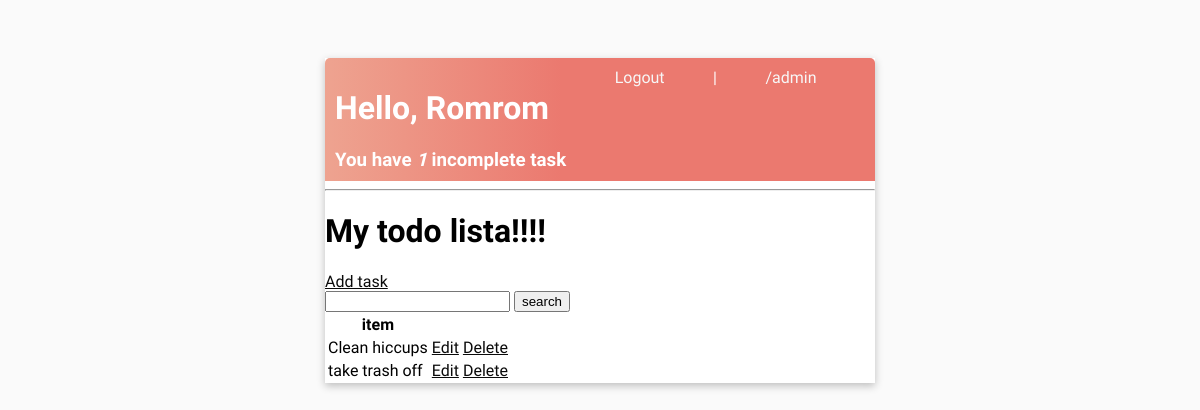
Before: / (signed in) with the older database file.
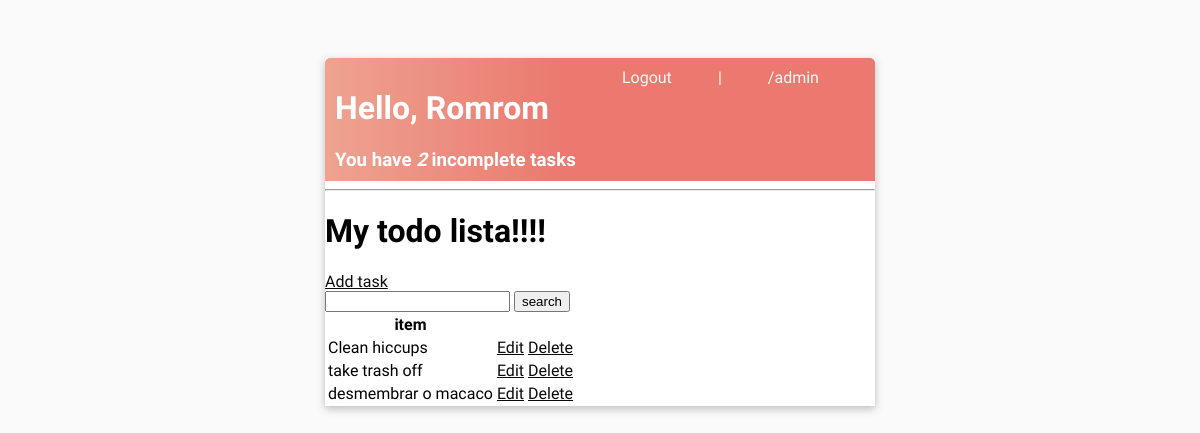
After: the same page with the newer database file.
### base/models.py (models this page shows, shortened)
class Task(models.Model):
    user = models.ForeignKey(User, on_delete=models.CASCADE, null=True, blank=True)
    title = models.CharField(max_length=40)
    description = models.TextField(max_length=300, null=True, blank=True)
    complete = models.BooleanField(default=False)
    created = models.DateTimeField(auto_now_add=True)

### base/views.py (the view)
# urls.py: path('', TaskList.as_view(), name='tasks'),
class TaskList(LoginRequiredMixin, ListView):
    model = Task
    context_object_name = 'tasks' # usually is object_list
    def get_context_data(self,**kwargs):
        context = super().get_context_data(**kwargs)
        context['tasks'] = context['tasks'].filter(user=self.request.user)
        context['count'] = context['tasks'].filter(complete=False).count()
        search_input = self.request.GET.get('search-area') or ''
        if search_input:
            context['tasks'] = context['tasks'].filter(title__startswith=search_input)
        context['search_input'] = search_input
        return context

### base/templates/base/task_list.html
{% extends 'base/main.html' %}
{% block content %}
<header>
    <div>
        <h1>Hello, {{request.user|title}}</h1>
        <h3 style="margin: 0;">You have <i>{{count}}</i> incomplete task{{ count|pluralize:"s" }}</h3>
    </div>
    {% if request.user.is_authenticated %}
    <a href="{% url 'logout' %}">Logout</a> |
    {% else %}
    <a href="{% url 'login' %}">Login</a> |
    {% endif %}
    <a href="/admin">/admin</a></p>
</header>
<hr>
<h1>My todo lista!!!!</h1>
<a href="{% url 'task-create' %}">
    Add task
</a>
<form action="" method="GET">
    <input type="text" name="search-area" value="{{search_input}}">
    <input type="submit" value="search">
</form>
<table>
    <tr>
        <th>item</th>
        <th></th>
        <th></th>
    </tr>
    {% for task in tasks %}
    <tr>
        <td>{{task.title}}</td>
        <td>
            <a href="{% url 'task-update' task.id %}">Edit</a>
        </td>
        <td>
            <a href="{% url 'task-delete' task.id %}">Delete</a>
        </td>
    </tr>
    {% empty %}
    <h3>no items in list</h3>
    {% endfor %}
</table>
{% endblock content %}

### base/templates/base/main.html (shortened to what this page needs)
<!DOCTYPE html>
<html lang="en">
<head>
</head>
<body>
    <div class="container">
        {% block content %}
        {% endblock content %}
    </div>
</body>
</html>

### base/templates/base/main.html (style rules this page uses)
body { background-color: #FAFAFA; font-family: Raleway; padding-top: 50px; }
a, p { color: #0a0a0a; }
.container { max-width: 550px; margin: auto; background-color: white; box-shadow: rgba(0, 0, 0, 0.24) 0px 3px 8px; }
header { display: flex; justify-content: space-between; color: #fff; padding: 10px; border-radius: 5px 5px 0 0; background: linear-gradient(90deg, #EEA390 0%, #EB796F 43%, #EB796F 100%); }
header a { color: rgb(247, 247, 247); text-decoration: none; }

Changed rows visible on the page:
added Task: title "desmembrar o macaco"
Other visible differences:
{{ count }}: "1" → "2"
